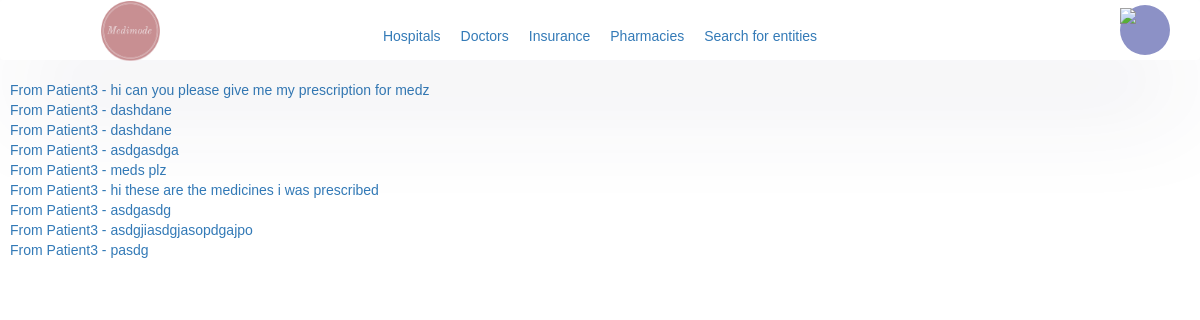
Page /medimode/my_tickets (signed in) on the earlier database version.
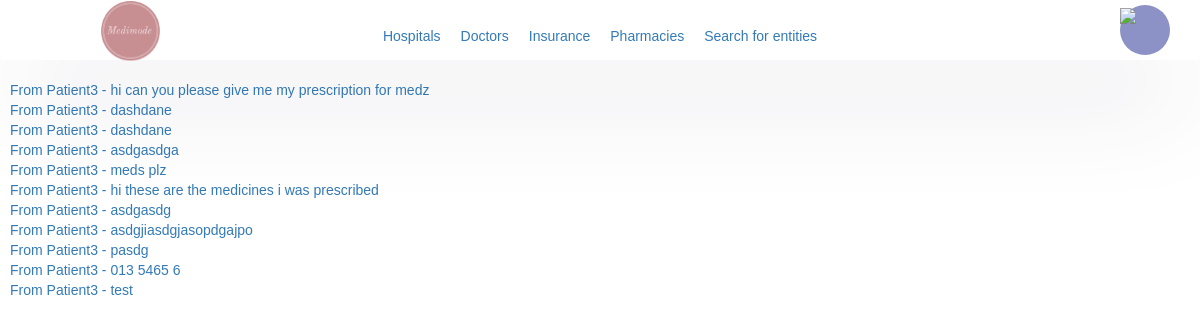
Same page on the later database version.
### medimode/models/interaction_models.py (models this page shows)
class Ticket(models.Model):
	issuer = models.ForeignKey(to=Profile, on_delete=models.DO_NOTHING, related_name='issued_tickets')
	issued = models.ForeignKey(to=Profile, on_delete=models.DO_NOTHING, related_name='accepted_tickets')
	description = models.TextField(max_length=32000)
	shareables = models.ManyToManyField(to=Ticket_Shareable, related_name='owner_ticket', blank=True)
	transaction = models.OneToOneField(to=Transaction, related_name='ticket', on_delete=models.RESTRICT, null=True)

### medimode/models/user_models.py (models this page shows, shortened)
class Profile(models.Model):
	user = models.OneToOneField(User, on_delete=models.CASCADE, related_name='%(class)s')
	bio = models.TextField(max_length=500, blank=True)
	approved = models.BooleanField(default=False)
	@property
	def full_name(self):
		return self.user.first_name + " " + self.user.last_name

class User(AbstractUser):
	class UserRoleChoices(TextChoices):
		PATIENT = "patient"
		DOCTOR = "doctor"
		HOSPITAL = "hospital"
		PHARMACY = "pharmacy"
		INSURANCE = "insurance"
	role = models.TextField(choices=UserRoleChoices.choices, null=True)
	OTP_seed = encrypt(models.TextField(default=gen_otpseed))
	stripe_acct = models.TextField(max_length=100, blank=True)
	public_key = models.TextField(max_length=100, blank=True)

### medimode/modules/ticketing/views.py (the view)
# urls.py: path('my_tickets', views.MyTickets.as_view(), name='my_tickets'),
class MyTickets(AuthListView):
	template_name = "medimode/ticketing/ticket_list.html"
	def get_queryset(self):
		return Ticket.objects.filter(Q(issued=self.request.user.profile) | Q(issuer=self.request.user.profile))

### medimode/views_base.py (called while the page is built)
	def test_func(self):
		return self.request.user.is_staff or self.request.user.profile.approved

### templates/medimode/ticketing/ticket_list.html (shortened to what this page needs)
{% load static %}
<!DOCTYPE html>
<html lang="en">
<head>
    <link href="{% static 'home.css' %}" rel="stylesheet" />
	<link rel="stylesheet" href="https://maxcdn.bootstrapcdn.com/bootstrap/3.4.1/css/bootstrap.min.css">
</head>
<body>
    {% include 'navbar.html' %}
<ul>
    {% for ticket in object_list %}
        <li><a href="/medimode/ticket/{{ ticket.id }}">From {{ ticket.issuer.full_name }} - {{ ticket.description }}</a>
        </li>
    {% endfor %}
</ul>
</body>
</html>

Differences in the rows shown:
added Ticket: issuer.full_name "Patient3", description "013 5465 6"
added Ticket: issuer.full_name "Patient3", description "test"
